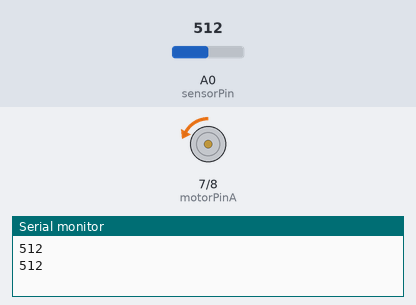
Bench run of a sketch on a simulated Arduino Uno, built with avr-gcc and run on an emulated ATmega328P. Parts: motor-driver pin pairs drawn as motors (green arrow = first pin HIGH = forward, orange = second pin HIGH = backward, longer = more drive, scaled by the enable pin), the last lines printed to the serial monitor. Inputs (shaded band) come from the test bench; at power-on: A0 (sensorPin) = 512.

Above: at 1.3 s.
1.4 s: A0 (sensorPin) set to 490
At 3.2 s:
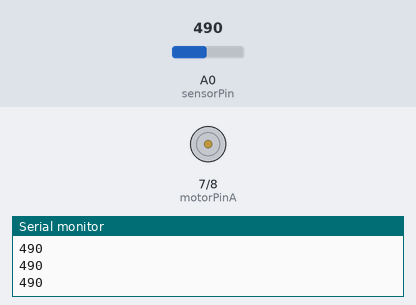
3.5 s: A0 (sensorPin) set to 390
At 4.7 s:
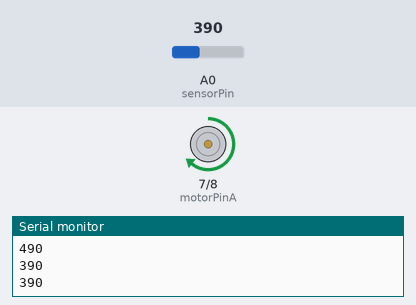
5.5 s: A0 (sensorPin) set to 306
At 6.3 s:
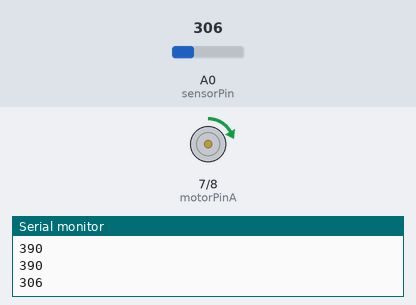
7.5 s: A0 (sensorPin) set to 716
At 9.1 s:
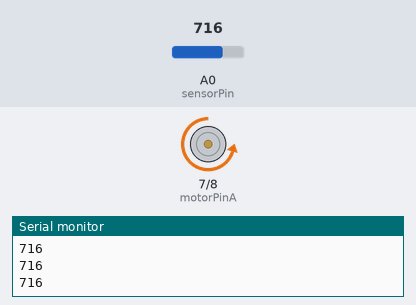
Timing chart, 0 to 10.5 s (numbered marks = the images above; inputs shaded):
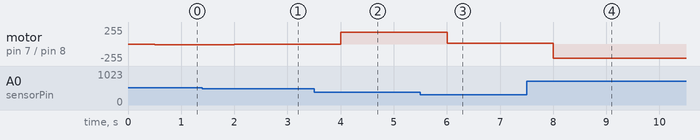

The sketch:

h_bridge.ino
```cpp
//Used the code from lecture and modified it to using a photocell

int sensorPin = A0; //photocell
int sensorValue;
int motorSpeed;
int enable = 9;  // PWM pin
int motorPinA = 7;
int motorPinB = 8;

void setup() {
  Serial.begin(9600);
  pinMode(enable, OUTPUT);
  pinMode(motorPinA, OUTPUT);
  pinMode(motorPinB, OUTPUT);
}

void loop() {
  sensorValue = analogRead(sensorPin);
  delay (500);
  Serial.println(sensorValue);

  //if the room is bright, sensor value is larger than 20, motor spins forward.
  //because I am using 12V external power supply for the motor and I don't want it to spin so  fast,
  //so I set the highest speed to 60.
  if (sensorValue > 300 && sensorValue < 400) {
    motorSpeed = map(sensorValue, 300, 400, 0, 200);
    forward(motorSpeed);

  }

  //if the room is dimmed, sensor value is smaller than 10, motor spins backward.
  if (sensorValue > 500) {
    motorSpeed = map(sensorValue, 500, 700, 0, 200);
    reverse(motorSpeed);
  }
  //if the room is in between, sensor value between 10 and 20, motor stops.
  if (sensorValue  > 400 && sensorValue < 500) {
    brake();
  }

}

void forward(int s) {
  digitalWrite(enable, LOW);
  digitalWrite(motorPinA, HIGH);
  digitalWrite(motorPinB, LOW);
  analogWrite(enable, s);

}


void reverse(int s) {
  digitalWrite(enable, LOW);
  digitalWrite(motorPinA, LOW);
  digitalWrite(motorPinB, HIGH);
  analogWrite(enable, s);

}

void brake() {
  digitalWrite(enable, LOW);
  digitalWrite(motorPinA, LOW);
  digitalWrite(motorPinB, LOW);
  digitalWrite(enable, HIGH);

}
```

Measured:
- after the input at 1.4 s, motor on pin 7 (motorPinA) / pin 8 (motorPinB): backward 12/255 → stopped after 0.60 s
- after the input at 3.5 s, motor on pin 7 (motorPinA) / pin 8 (motorPinB): stopped → forward 180/255 after 0.50 s
- after the input at 5.5 s, motor on pin 7 (motorPinA) / pin 8 (motorPinB): forward 180/255 → forward 12/255 after 0.50 s
- after the input at 7.5 s, motor on pin 7 (motorPinA) / pin 8 (motorPinB): forward 12/255 → backward 216/255 after 0.51 s
